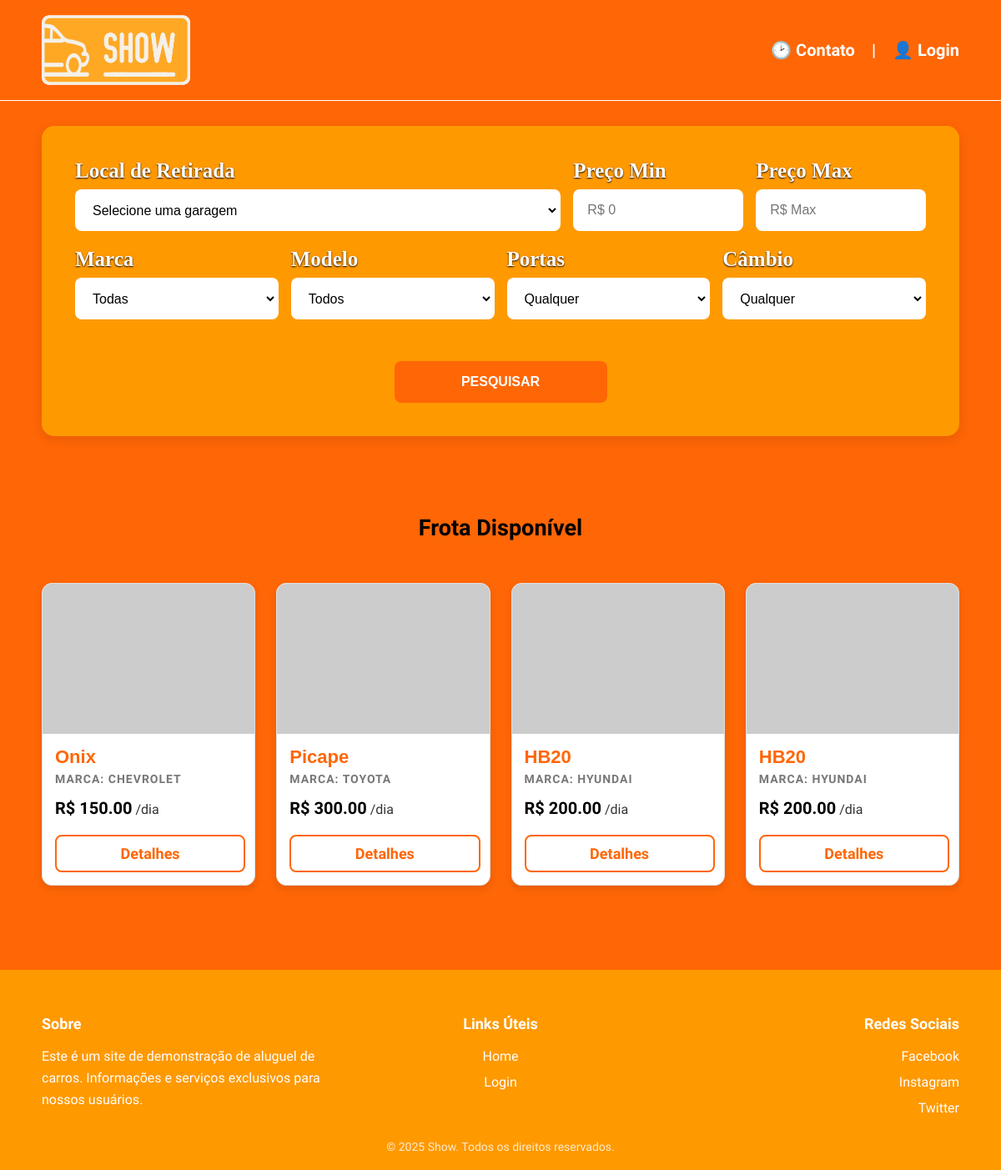
Before: / with the older database file.
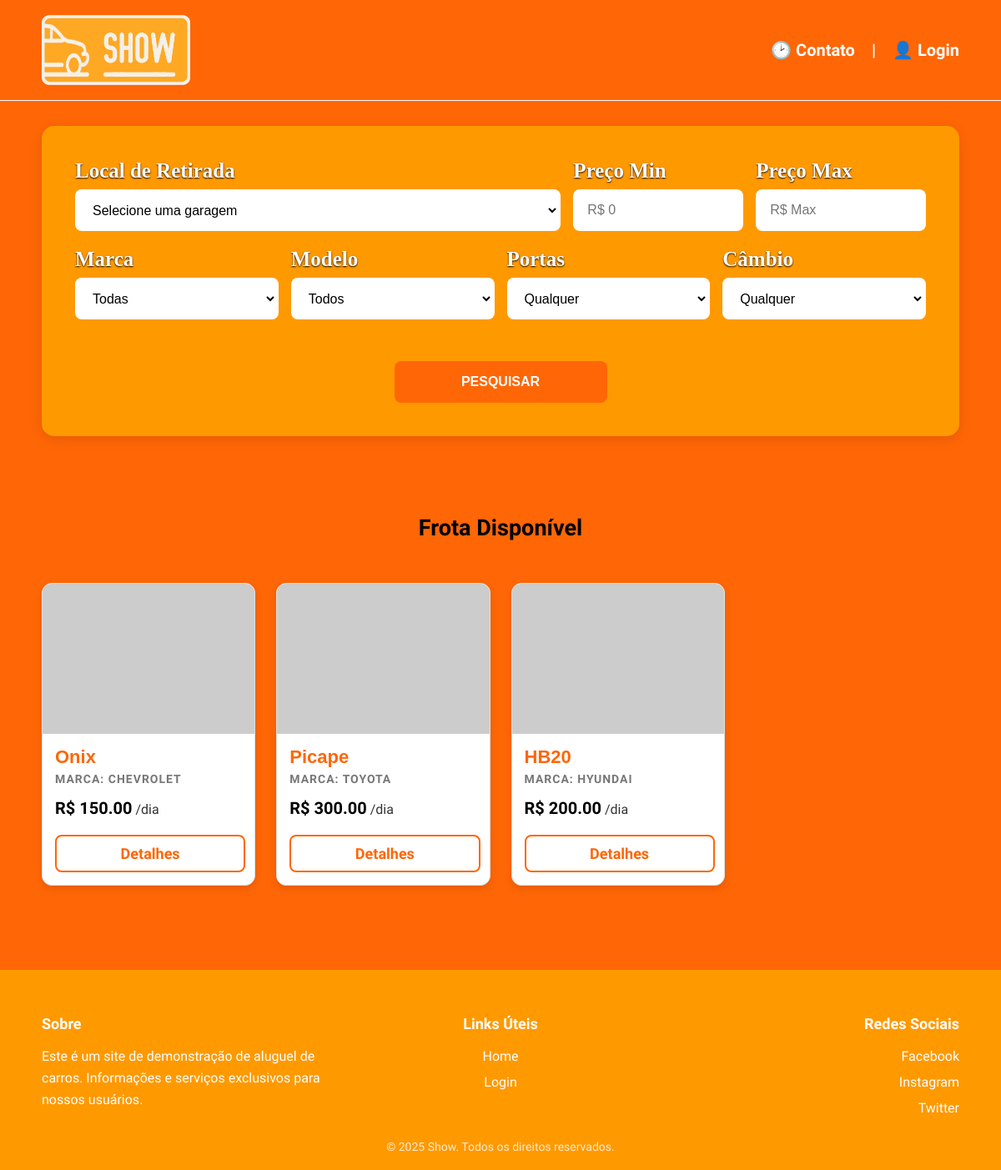
After: the same page with the newer database file.
### projeto_agostinhov1.1/models.py (models this page shows, shortened)
class Veiculo(Base):
    __tablename__ = "veiculos"
    id = Column("id", Integer, primary_key=True, autoincrement=True)
    portas = Column("portas", Integer, nullable=False)
    preco_diaria = Column("preco_diaria", Numeric(10, 2), nullable=False)
    placa = Column("placa", String(7), nullable=False)
    cor = Column("cor", String(100), nullable=False)
    preco_compra = Column("preco_compra", Numeric(10, 2), nullable=False)
    capacidade_pessoas = Column("capacidade_pessoas", Integer, nullable=False)
    quilometragem = Column("quilometragem", Integer, nullable=False)
    cambio = Column("cambio", String(100), nullable=False)
    airbags = Column("airbags", Boolean, nullable=False)
    ar_condicionado = Column("ar_condicionado", Boolean, nullable=False)
    disponivel = Column("disponivel", Boolean, nullable=False)
    id_fornecedor = Column("id_fornecedor", Integer, ForeignKey("fornecedores.id"), nullable=False)
    id_garagem = Column("id_garagem", Integer, ForeignKey("garagens.id"), nullable=False)
    id_plano_seguro = Column("id_plano_seguro", Integer, ForeignKey("plano_seguros.id"), nullable=False)
    id_marca = Column("id_marca", Integer, ForeignKey("marcas.id"), nullable=False)
    id_modelo = Column("id_modelo", Integer, ForeignKey("modelos.id"), nullable=False)
    id_categoria = Column("id_categoria", Integer, ForeignKey("categorias.id"), nullable=False)
    id_combustivel = Column("id_combustivel", Integer, ForeignKey("combustiveis.id"), nullable=False)

class Modelo(Base):
    __tablename__ = "modelos"
    id = Column("id", Integer, primary_key=True, autoincrement=True)
    nome = Column("nome", String(255), nullable=False)
    descricao = Column("descricao", String(255))

class Marca(Base):
    __tablename__ = "marcas"
    id = Column("id", Integer, primary_key=True, autoincrement=True)
    nome = Column("nome", String(255), nullable=False)
    descricao = Column("descricao", String(255))

### projeto_agostinhov1.1/app.py (the view)
@app.route("/", methods=["GET","POST"])
def pagina_inicial():
    sessao =Sessao()
    carros_filtrados_ids = session.get("carros_filtrados_ids")
    if carros_filtrados_ids==[]:
        carros = []
        mensagem = "Sua filtragem não encontrou resultados, tente outra combinção de filtragem"
        print("Nenhum carro cumpre os filtros")
    elif carros_filtrados_ids is not None:
        carros = sessao.query(Veiculo).filter(Veiculo.id.in_(carros_filtrados_ids)).all()
        print("OIIIIIIIIIIIII")
        mensagem = ""
    else:
        carros = sessao.query(Veiculo).all()
        mensagem=""
    modelos = sessao.query(Modelo).all()
    marcas = sessao.query(Marca).all()
    garagens = sessao.query(Garagem).all()
    local_retirada = session.get("local_retirada")
    valor_maximo = session.get("valor_maximo")
    valor_minimo = session.get("valor_minimo")
    porta = session.get("porta")
    cambio = session.get("cambio")
    marca = session.get("marca")
    modelo = session.get("modelo")
    usuario = session.get("id_usuario")
    if session.get("cargo"):
        funcionario = sessao.query(Funcionario).filter_by(id = session.get("id_usuario")).first()
        if funcionario:
            cargo = funcionario.cargo
        else:
            cargo=None
    else:
        cargo=None
    sessao.close()
    return render_template("pagina_inicial.html", carros_cadastrados=carros, cargo = cargo, modelos = modelos, marcas = marcas, garagens = garagens, local_retirada=local_retirada,valor_maximo=valor_maximo,valor_minimo=valor_minimo,porta=porta,cambio=cambio,modelo=modelo,marca=marca, mensagem=mensagem, usuario = usuario)

### projeto_agostinhov1.1/templates/pagina_inicial.html (shortened to what this page needs)
{% extends "base.html" %}
{% block conteudo_principal %}
<div class="painel_pesquisa">
    <form class="formulario_pesquisa" action="/filtrar" method="post">
        <div class="linha_form">
            <div class="grupo_input largo">
                <label>Local de Retirada</label>
                <select name="local_retirada">
                    <option value="">Selecione uma garagem</option>
                </select>
            </div>
            <div class="grupo_input pequeno">
                <label>Preço Min</label>
                <input name="minimo" type="number" placeholder="R$ 0"/>
            </div>
            <div class="grupo_input pequeno">
                <label>Preço Max</label>
                <input name="maximo" type="number" placeholder="R$ Max"/>
            </div>
        </div>
        <div class="linha_form">
            <div class="grupo_input medio">
                <label>Marca</label>
                <select name="marca">
                    <option value="">Todas</option>
                </select>
            </div>
            <div class="grupo_input medio">
                <label>Modelo</label>
                <select name="modelo">
                    <option value="">Todos</option>
                </select>
            </div>
            <div class="grupo_input medio">
                <label>Portas</label>
                <select name="porta">
                    <option value="">Qualquer</option>
                </select>
            </div>
            <div class="grupo_input medio">
                <label>Câmbio</label>
                <select name="cambio">
                    <option value="">Qualquer</option>
                </select>
            </div>
        </div>
        <div class="linha_form centralizar_botao">
            <button type="submit" class="btn_pesquisar">PESQUISAR</button>
        </div>
    </form>
</div>
<br><br>
{% if carros_cadastrados %}
    <h2 style="text-align: center; margin-bottom: 30px;">Frota Disponível</h2>
    <div class="frota_container">
        {% for carro in carros_cadastrados %}
            {% if carro and carro.disponivel %}
                <div class="card_carro">
                    <div class="card_img_wrapper">
                        <img src="{{ url_for('static', filename='imagens/' ~ carro.id_modelo|lower ~ '.jpg') }}"
                             alt="Foto do {{ carro.id_modelo }}"
                             onerror="this.onerror=null;this.src='https://via.placeholder.com/300x200?text=Sem+Foto';">
                    </div>
                    <div class="card_info">
                        {% for modelo in modelos %}
                         {% if carro.id_modelo == modelo.id %}
                            <h3 class="card_modelo">{{ modelo.nome }}</h3>
                        {% endif %}
                        {% endfor %}
                        {% for marca in marcas %}
                        {% if carro.id_marca == marca.id %}
                        <p class="card_marca">Marca: {{ marca.nome }}</p>
                        {% endif %}
                        {% endfor %}
                        <div class="card_preco">
                            <span>R$ {{ carro.preco_diaria }}</span> /dia
                        </div>
                        <a href="{{ url_for('detalhar_carro', carro_id = carro.id) }}" class="botao_detalhes">Detalhes</a>
                    </div>
                </div>
            {% endif %}
        {% endfor %}
    </div>
{% endif %}
    <br>
{% endblock %}

### projeto_agostinhov1.1/templates/base.html (shortened to what this page needs)
<!DOCTYPE html>
<html lang="pt-BR">
<head>
    <link rel="stylesheet" href="{{ url_for('static', filename='estilo.css') }}">
</head>
<body>
        <header>
        <div class="container">
            <a href="/" class="logo">
                <img src="{{ url_for('static', filename='imagens/Isologo Show.png') }}" alt="Show" />
            </a>
            <nav>
                <a href="/contato" class="icon-contato">Contato</a>
                <span>|</span>
                {% if usuario %}
                <a href="/perfil"class="icon-login">Perfil</a>
                {% else %}
                <a href="/login" class="icon-login">Login</a>
                {% endif %}
            </nav>
        </div>
    </header>
    <main>
        <div class="conteudo_principal">
        {% block conteudo_principal %}{% endblock %}
        </div>
    </main>
    <footer>
    <div class="footer_container">
        <div class="footer_section">
            <h4>Sobre</h4>
            <p>Este é um site de demonstração de aluguel de carros. Informações e serviços exclusivos para nossos usuários.</p>
        </div>
        <div class="footer_section">
            <h4>Links Úteis</h4>
            <ul>
                <li><a href="/">Home</a></li>
                <li><a href="/login">Login</a></li>
            </ul>
        </div>
        <div class="footer_section">
            <h4>Redes Sociais</h4>
            <ul class="socials">
                <li><a href="#">Facebook</a></li>
                <li><a href="#">Instagram</a></li>
                <li><a href="#">Twitter</a></li>
            </ul>
        </div>
    </div>
    <div class="footer_bottom">
        &copy; 2025 Show. Todos os direitos reservados.
    </div>
</footer>
</body>
</html>

Changed rows visible on the page:
no longer on this page (row edited): Veiculo: disponivel True (drawn), preco_diaria "200.00", Modelo (nome "HB20"), Marca (nome "HYUNDAI")
